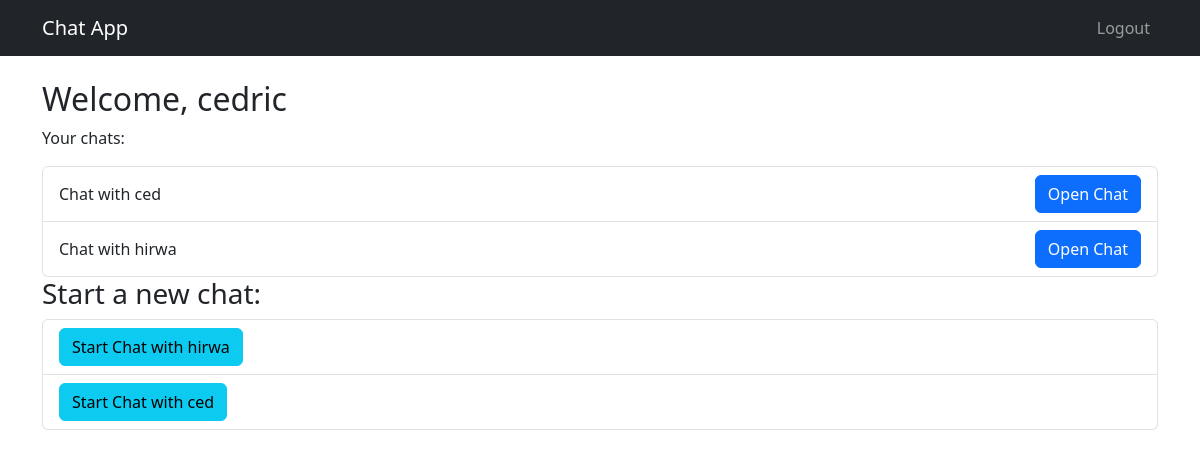
Screenshot of /chat/ (signed in) with the database file from the repository.
### users/models.py (models this page shows)
class CustomUser(AbstractUser):
    profile_picture = models.ImageField(upload_to='profile_pics/', blank=True, null=True)

### chat/models.py (models this page shows, shortened)
class ChatSession(models.Model):
    user1 = models.ForeignKey(User, on_delete=models.CASCADE, related_name="chats_as_user1")
    user2 = models.ForeignKey(User, on_delete=models.CASCADE, related_name="chats_as_user2")
    created_at = models.DateTimeField(auto_now_add=True)
    class Meta:
        unique_together = ('user1', 'user2')  # Ensure only one chat session per user pair

### chat/views.py (the view)
# urls.py: path('', views.chat_home, name='chat_home'),
@login_required
def chat_home(request):
    chat_sessions = ChatSession.objects.filter(user1=request.user) | ChatSession.objects.filter(user2=request.user)
    chat_sessions = chat_sessions.order_by('-created_at')  # Order by most recent chat
    users = User.objects.exclude(id=request.user.id)
    return render(request, 'chat/home.html', {
        'chat_sessions': chat_sessions,
        'users': users  # Pass users to the template
    })

### chat/templates/chat/home.html
{% extends 'base.html' %}
{% block content %}
<h2>Welcome, {{ user.username }}</h2>
<p>Your chats:</p>
<ul class="list-group">
    {% for session in chat_sessions %}
        <li class="list-group-item d-flex justify-content-between align-items-center">
            <span>
                {% if session.user1 == user %}
                    Chat with {{ session.user2.username }}
                {% else %}
                    Chat with {{ session.user1.username }}
                {% endif %}
            </span>
            <a href="{% url 'chat_detail' chat_id=session.id %}" class="btn btn-primary">Open Chat</a>
        </li>
    {% empty %}
        <li class="list-group-item">No chats yet.</li>
    {% endfor %}
</ul>
<h3>Start a new chat:</h3>
<ul class="list-group">
    {% for user in users %}
        {% if user != request.user %}
            <li class="list-group-item">
                <a href="{% url 'start_chat' user.id %}" class="btn btn-info">
                    Start Chat with {{ user.username }}
                </a>
            </li>
            {% else %}
            <p>No users available.</p>
        {% endif %}
    {% endfor %}
</ul>
{% endblock %}

### rows the page displays
CustomUser: username "cedric"
ChatSession: user1.username "ced"
ChatSession: user2.username "hirwa"
CustomUser: username "hirwa"
CustomUser: username "ced"
